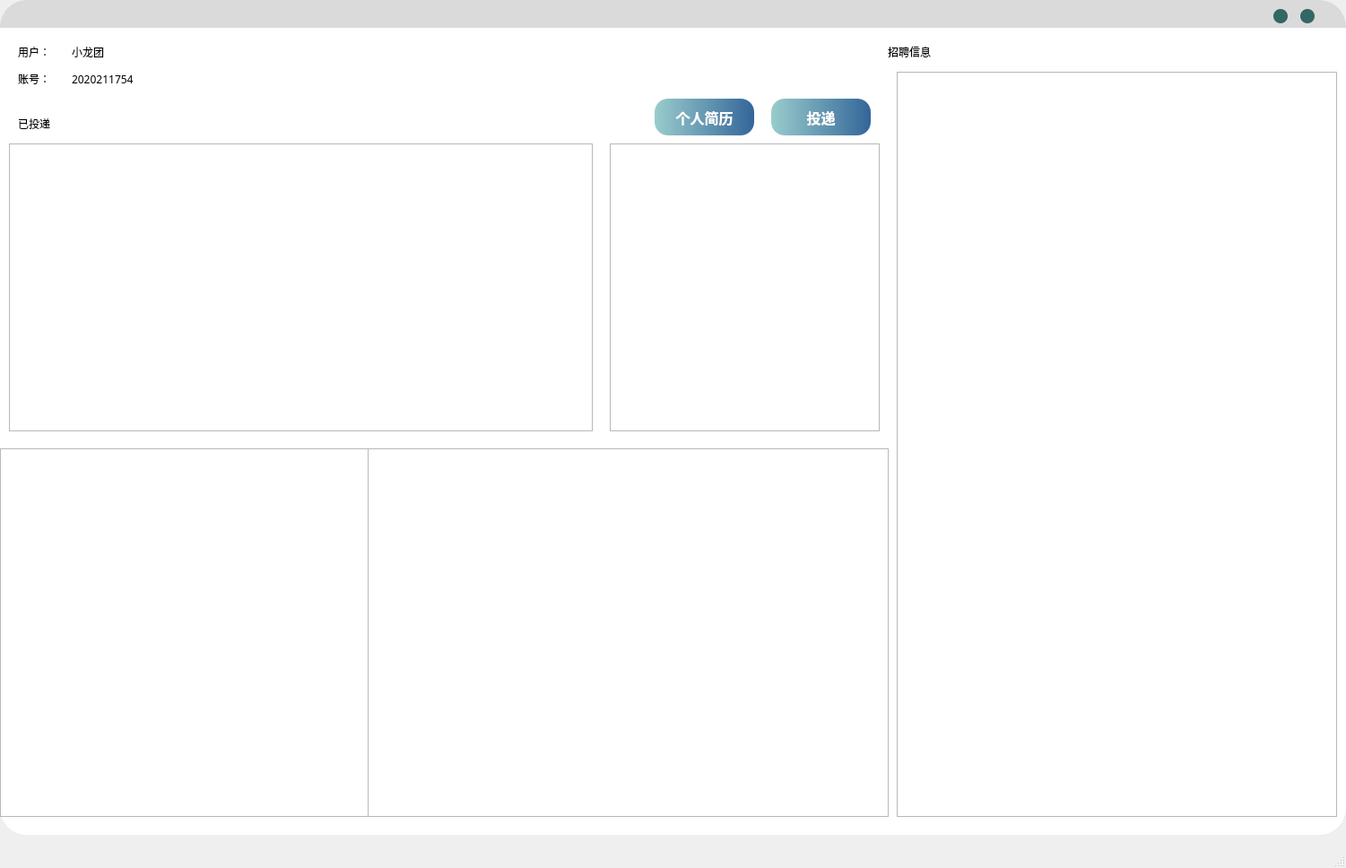
<?xml version="1.0" encoding="UTF-8"?>
<ui version="4.0">
 <class>MainWindow</class>
 <widget class="QMainWindow" name="MainWindow">
  <property name="geometry">
   <rect>
    <x>0</x>
    <y>0</y>
    <width>1501</width>
    <height>968</height>
   </rect>
  </property>
  <property name="windowTitle">
   <string>MainWindow</string>
  </property>
  <widget class="QWidget" name="centralwidget">
   <widget class="QLabel" name="label">
    <property name="geometry">
     <rect>
      <x>0</x>
      <y>0</y>
      <width>1501</width>
      <height>931</height>
     </rect>
    </property>
    <property name="styleSheet">
     <string notr="true">background:#FFF;
border-radius:30px;</string>
    </property>
    <property name="text">
     <string/>
    </property>
   </widget>
   <widget class="QPushButton" name="pushButton">
    <property name="geometry">
     <rect>
      <x>1420</x>
      <y>10</y>
      <width>16</width>
      <height>16</height>
     </rect>
    </property>
    <property name="styleSheet">
     <string notr="true">QPushButton{
	border-radius:8px;
	background-color: #336666;
}
QPushButton:hover{
	border-radius:8px;
	background-color: #CCCCCC;
}

</string>
    </property>
    <property name="text">
     <string/>
    </property>
   </widget>
   <widget class="QPushButton" name="pushButton_2">
    <property name="geometry">
     <rect>
      <x>1450</x>
      <y>10</y>
      <width>16</width>
      <height>16</height>
     </rect>
    </property>
    <property name="styleSheet">
     <string notr="true">QPushButton{
	border-radius:8px;
	background-color: #336666;
}
QPushButton:hover{
	border-radius:8px;
	background-color: #CCCCCC;
}

</string>
    </property>
    <property name="text">
     <string/>
    </property>
   </widget>
   <widget class="QTableView" name="tableView">
    <property name="geometry">
     <rect>
      <x>1000</x>
      <y>80</y>
      <width>491</width>
      <height>831</height>
     </rect>
    </property>
   </widget>
   <widget class="QLabel" name="label_2">
    <property name="geometry">
     <rect>
      <x>990</x>
      <y>50</y>
      <width>68</width>
      <height>15</height>
     </rect>
    </property>
    <property name="font">
     <font>
      <family>幼圆</family>
     </font>
    </property>
    <property name="text">
     <string>招聘信息</string>
    </property>
   </widget>
   <widget class="QLabel" name="label_3">
    <property name="geometry">
     <rect>
      <x>20</x>
      <y>50</y>
      <width>68</width>
      <height>15</height>
     </rect>
    </property>
    <property name="font">
     <font>
      <family>幼圆</family>
     </font>
    </property>
    <property name="text">
     <string>用户：</string>
    </property>
   </widget>
   <widget class="QLabel" name="label_4">
    <property name="geometry">
     <rect>
      <x>20</x>
      <y>80</y>
      <width>68</width>
      <height>15</height>
     </rect>
    </property>
    <property name="font">
     <font>
      <family>幼圆</family>
     </font>
    </property>
    <property name="text">
     <string>账号：</string>
    </property>
   </widget>
   <widget class="QLabel" name="label_5">
    <property name="geometry">
     <rect>
      <x>80</x>
      <y>50</y>
      <width>191</width>
      <height>16</height>
     </rect>
    </property>
    <property name="font">
     <font>
      <family>幼圆</family>
     </font>
    </property>
    <property name="text">
     <string>小龙团</string>
    </property>
   </widget>
   <widget class="QLabel" name="label_6">
    <property name="geometry">
     <rect>
      <x>80</x>
      <y>80</y>
      <width>221</width>
      <height>16</height>
     </rect>
    </property>
    <property name="font">
     <font>
      <family>幼圆</family>
     </font>
    </property>
    <property name="text">
     <string>2020211754</string>
    </property>
   </widget>
   <widget class="QTableView" name="tableView_2">
    <property name="geometry">
     <rect>
      <x>10</x>
      <y>160</y>
      <width>651</width>
      <height>321</height>
     </rect>
    </property>
   </widget>
   <widget class="QLabel" name="label_7">
    <property name="geometry">
     <rect>
      <x>20</x>
      <y>130</y>
      <width>68</width>
      <height>15</height>
     </rect>
    </property>
    <property name="font">
     <font>
      <family>幼圆</family>
     </font>
    </property>
    <property name="text">
     <string>已投递</string>
    </property>
   </widget>
   <widget class="QLabel" name="label_8">
    <property name="geometry">
     <rect>
      <x>0</x>
      <y>0</y>
      <width>1501</width>
      <height>31</height>
     </rect>
    </property>
    <property name="styleSheet">
     <string notr="true">background:rgb(218,218,218);
border-top-left-radius:30px;
border-top-right-radius:30px;</string>
    </property>
    <property name="text">
     <string/>
    </property>
   </widget>
   <widget class="QChartView" name="chartview">
    <property name="geometry">
     <rect>
      <x>0</x>
      <y>500</y>
      <width>411</width>
      <height>411</height>
     </rect>
    </property>
   </widget>
   <widget class="QChartView" name="chartview_2">
    <property name="geometry">
     <rect>
      <x>410</x>
      <y>500</y>
      <width>581</width>
      <height>411</height>
     </rect>
    </property>
   </widget>
   <widget class="QPushButton" name="pushButton_3">
    <property name="geometry">
     <rect>
      <x>860</x>
      <y>110</y>
      <width>111</width>
      <height>41</height>
     </rect>
    </property>
    <property name="font">
     <font>
      <family>幼圆</family>
      <pointsize>12</pointsize>
      <weight>75</weight>
      <bold>true</bold>
     </font>
    </property>
    <property name="styleSheet">
     <string notr="true">QPushButton{
	border:none;
	border-radius:15px;
	color:#fff;
	background:qlineargradient(spread:pad, x1:0, y1:0, x2:1, y2:0, stop:0 #99CCCC, stop:1 #336699)
}
QPushButton:pressed{
	padding-top:15px;
	padding-left:15px;
}</string>
    </property>
    <property name="text">
     <string>投递</string>
    </property>
   </widget>
   <widget class="QListView" name="listView">
    <property name="geometry">
     <rect>
      <x>680</x>
      <y>160</y>
      <width>301</width>
      <height>321</height>
     </rect>
    </property>
   </widget>
   <widget class="QPushButton" name="pushButton_4">
    <property name="geometry">
     <rect>
      <x>730</x>
      <y>110</y>
      <width>111</width>
      <height>41</height>
     </rect>
    </property>
    <property name="font">
     <font>
      <family>幼圆</family>
      <pointsize>12</pointsize>
      <weight>75</weight>
      <bold>true</bold>
     </font>
    </property>
    <property name="styleSheet">
     <string notr="true">QPushButton{
	border:none;
	border-radius:15px;
	color:#fff;
	background:qlineargradient(spread:pad, x1:0, y1:0, x2:1, y2:0, stop:0 #99CCCC, stop:1 #336699)
}
QPushButton:pressed{
	padding-top:15px;
	padding-left:15px;
}</string>
    </property>
    <property name="text">
     <string>个人简历</string>
    </property>
   </widget>
   <zorder>label</zorder>
   <zorder>tableView</zorder>
   <zorder>label_2</zorder>
   <zorder>label_3</zorder>
   <zorder>label_4</zorder>
   <zorder>label_5</zorder>
   <zorder>label_6</zorder>
   <zorder>tableView_2</zorder>
   <zorder>label_7</zorder>
   <zorder>label_8</zorder>
   <zorder>pushButton</zorder>
   <zorder>pushButton_2</zorder>
   <zorder>chartview</zorder>
   <zorder>chartview_2</zorder>
   <zorder>pushButton_3</zorder>
   <zorder>listView</zorder>
   <zorder>pushButton_4</zorder>
  </widget>
  <widget class="QStatusBar" name="statusbar"/>
 </widget>
 <customwidgets>
  <customwidget>
   <class>QChartView</class>
   <extends>QGraphicsView</extends>
   <header location="global">qchartview.h</header>
  </customwidget>
 </customwidgets>
 <resources/>
 <connections>
  <connection>
   <sender>pushButton_2</sender>
   <signal>clicked()</signal>
   <receiver>MainWindow</receiver>
   <slot>close()</slot>
   <hints>
    <hint type="sourcelabel">
     <x>981</x>
     <y>85</y>
    </hint>
    <hint type="destinationlabel">
     <x>1065</x>
     <y>97</y>
    </hint>
   </hints>
  </connection>
  <connection>
   <sender>pushButton</sender>
   <signal>clicked()</signal>
   <receiver>MainWindow</receiver>
   <slot>showMinimized()</slot>
   <hints>
    <hint type="sourcelabel">
     <x>948</x>
     <y>85</y>
    </hint>
    <hint type="destinationlabel">
     <x>950</x>
     <y>37</y>
    </hint>
   </hints>
  </connection>
 </connections>
</ui>
